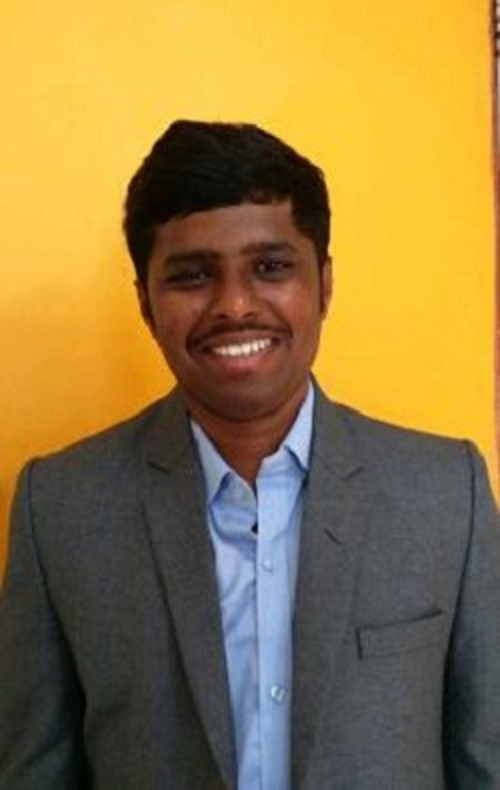
#> input picture LP.jpg, 1000 x 1580 px (shown at 1/2 size)
$ jupyter execute --allow-errors 'Face detection using OpenCV.ipynb'
#> lines starting #> are read from the running program, lines starting #| are printed output that depends on the picture; after the words box and inside, x2 and y2 are one past the last pixel; in counts of white or black regions, pixels touching at a corner belong together
[cell 1]
import cv2
import numpy as np
import matplotlib.pyplot as plt
import pandas as pd

[cell 2]
#create a cascadeClassifier object
face_cascade=cv2.CascadeClassifier("haarcascade_frontalface_default.xml")#face features
#Reading the image
img=cv2.imread('LP.jpg')
#> img is the input picture: shape (1580, 1000, 3); mean B, G, R 65.2, 120.3, 145.8
#Reading object as grey scale image
gray_img=cv2.cvtColor(img,cv2.COLOR_BGR2GRAY)
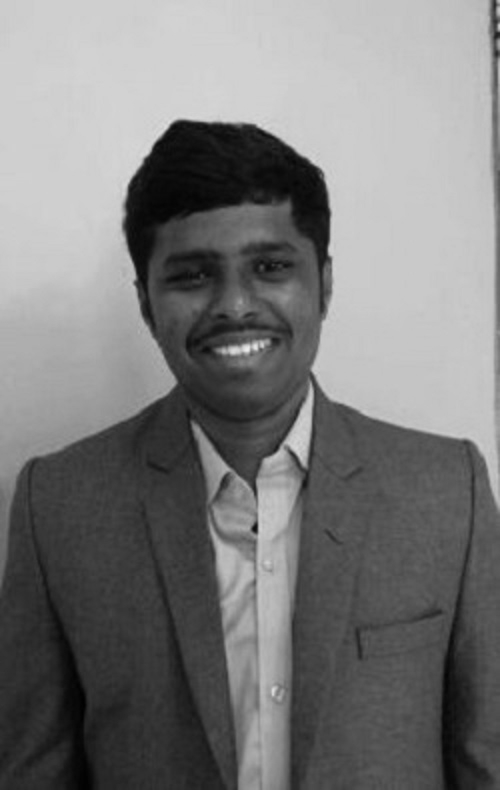
#> gray_img: shape (1580, 1000) (shown at 1/2 size); min 0, max 236, mean 121.7
#Search for the coordinates of the image
faces=face_cascade.detectMultiScale(gray_img,scaleFactor=1.05,minNeighbors=6)
#> faces = [[254, 374, 419, 419]]
print(faces)
#| [[254 374 419 419]]

[cell 3]
#Method to create the face rectangle
for x,y,w,h in faces:
    img=cv2.rectangle(img,(x,y),(x+w,y+h),(0,255,0),3)
#> this loop made 1 pass
#> pass 1, `img=cv2.rectangle(img,(x,y),(x+w,y+h),(0,255,0),3)`:
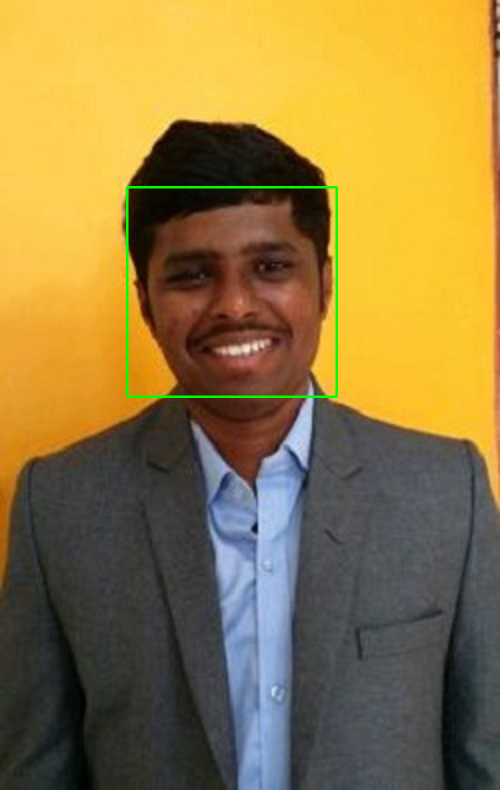
#> img: shape (1580, 1000, 3) (shown at 1/2 size); 0.53% of pixels changed, all inside (x1, y1, x2, y2) = (252, 372, 676, 796)
resize_image=cv2.resize(img,(int(img.shape[1]/2),int(img.shape[0]/2)))
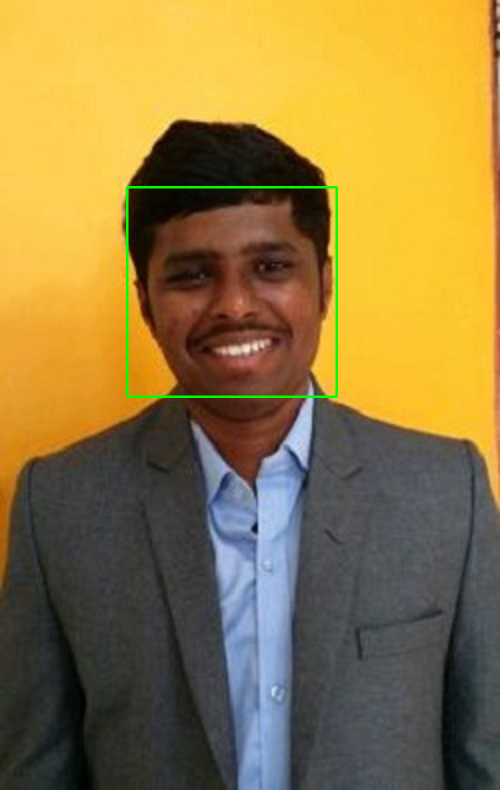
#> resize_image: shape (790, 500, 3); mean B, G, R 65.2, 121.2, 145.1
cv2.imshow('LP',resize_image)
cv2.waitKey(0)
#> (the rest of this cell did not finish here and is left out)
